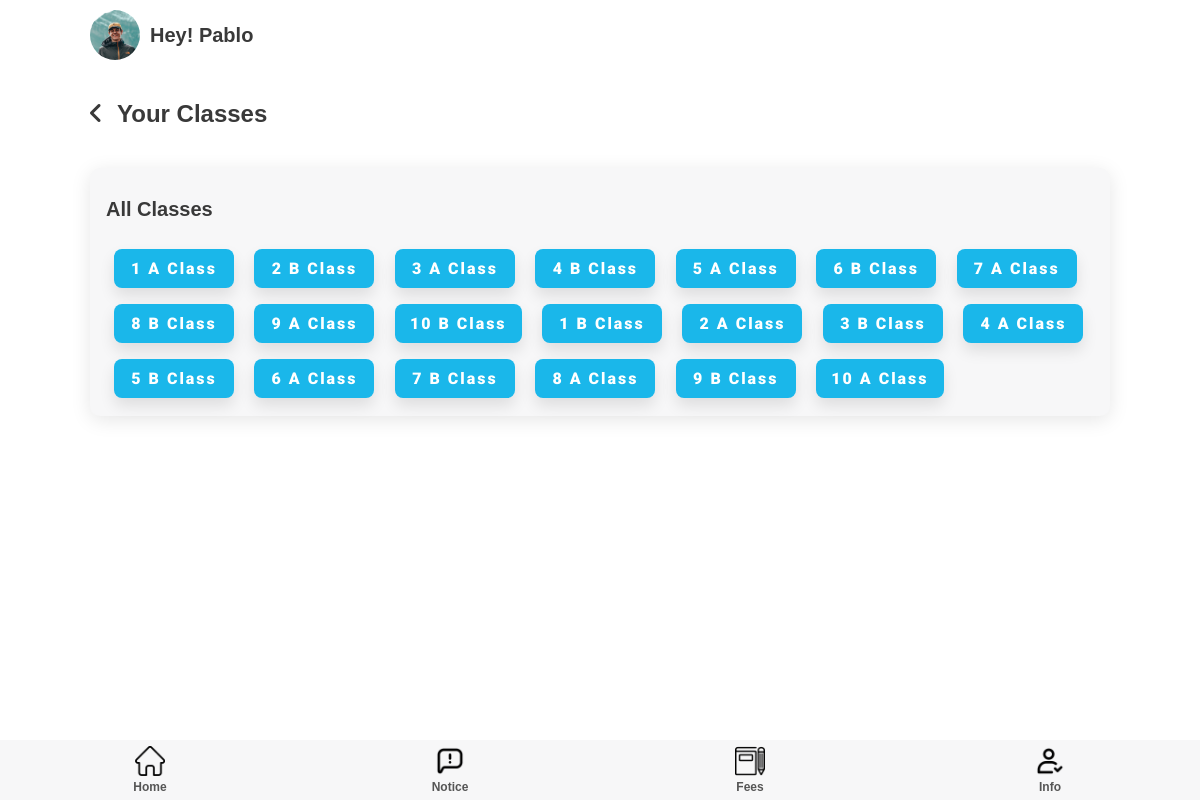
The app's page /superadmin/classes/ (signed in) with its own data.
### teacher/models.py (models this page shows)
class classSection(models.Model):
    Class = models.IntegerField()
    section = models.CharField(max_length=50)
    teacher = models.OneToOneField(teacher, on_delete=models.PROTECT)

### superadmin/views.py (the view)
# urls.py: path('classes/', views.classes, name='classes'),
def classes(request):
    admin_obj = SuperAdmin.objects.get(user = request.user)
    school_obj = admin_obj.school
    teacher_qs = teacher.objects.filter(school = school_obj)
    class_qs = classSection.objects.filter(teacher__in = teacher_qs)
    print(class_qs)
    return render(request, 'classes.html', {'classes': class_qs})

### templates/superadmin/classes.html (shortened to what this page needs)
{% extends 'adminhome.html' %}
{% load static %}
{% block extra-head %}
<link rel="stylesheet" href="{% static '/css/style.css' %}" />
<link rel="stylesheet" href="{% static '/css/YourClasses.css' %}" />
{% endblock extra-head %}
{% block content %}
<section id="main">
  <div class="class-heading">
    <span><i class="fas fa-angle-left"></i></span>
    <h1>Your Classes</h1>
  </div>
  <section class="All-classes">
    <div class="component-back">
      <div class="all-class-heading"><h2>All classes</h2></div>
      <div class="all-class-buttons">
        {% for class in classes %}
        <a href="#"
          ><button class="btn btn-md class-btn">
            {{class.Class}} {{class.section}}
            Class
          </button></a
        >
        {% endfor %}
      </div>
    </div>
  </section>
</section>
{% endblock content %}

### templates/superadmin/adminhome.html (shortened to what this page needs)
{% load static %}
<!DOCTYPE html>
<html lang="en">
{% block head %}
  <head>
    <link
      rel="stylesheet"
      href="https://cdnjs.cloudflare.com/ajax/libs/font-awesome/6.0.0-beta2/css/all.min.css"
    />
    <link rel="stylesheet" href="{% static 'css/style.css' %}" />
    {% block extra-head %}{% endblock extra-head %}
  </head>
{% endblock head %}
  <body>
    <section id="main">
    {% block nav %}
      <section id="nav">
        <nav class="top-navbar">
          <div class="topnav-profile">
            <div class="profile-picture">
              <img src="{% static 'img/profile.jpg' %}" />
            </div>
            <h2>Hey! <span id="topnav-username">{{ user.username }}</span></h2>
          </div>
        </nav>
      </section>
      {% endblock nav %}
      {% block content %}{% endblock content %}
      {% block bottom-nav %}
      <section id="bottom-nav">
        <nav class="bottom-navbar">
          <div class="nav-links">
            <div class="nav-button">
              <a href="{% url 'superadmin:adminhome' %}">
                <img src="{% static '/img/home.png' %}" />
                <h5 class="faded">Home</h5>
              </a>
            </div>
            <div class="nav-button">
              <a href="{% url 'notice:superAdminNotice' 'all' %}">
                <img src="{% static '/img/notice.png' %}" />
                <h5 class="faded">Notice</h5>
              </a>
            </div>
            <div class="nav-button">
              <a href="script:javascript.void(0)">
                <img src="{% static '/img/homework.png' %}" />
                <h5 class="faded">Fees</h5>
              </a>
            </div>
            <div class="nav-button">
              <a href="{% url 'superadmin:info' %}">
                <img src="{% static '/img/check.png' %}" />
                <h5 class="faded">Info</h5>
              </a>
            </div>
          </div>
        </nav>
      </section>
      {% endblock bottom-nav %}
    </section>
  </body>
</html>

### static/css/style.css (style rules this page uses)
:root { --dark-green: #1ab7ea; --light-green: #9cdabd; --dark-red: #fb3f4a; --light-red: #fb878e; --light-red: #2196f3; --light-grey: #f7f7f8; --dark-grey: #e7e7e8; --dark: #393939; --faded: #555555; --center-width: 85%; }
* { box-sizing: border-box; margin: 0; padding: 0; }
body { font-family: "Arial", sans-serif; -webkit-font-smoothing: antialiased; }
a { text-decoration: none; }
* { margin: 0; padding: 0; }
#main { margin: auto; margin-bottom: 60px; width: 100%; background-color: #fff; }
#nav { margin-bottom: 30px; }
.top-navbar { margin: auto; display: flex; justify-content: space-between; align-items: center; align-content: center; width: var(--center-width); }
.topnav-profile { display: flex; align-items: center; padding: 10px 0; }
.topnav-profile > h2 { margin: 0 10px; }
.profile-picture { height: 50px; width: 50px; }
.profile-picture img { height: 100%; width: 100%; border-radius: 50px; object-fit: cover; }
.menu-list, .component-back { background-color: var(--light-grey); border-radius: 10px; display: flex; justify-content: space-between; align-items: center; margin: 1em 0; padding: 10px 16px; transition: all 0.5s ease 0s; box-shadow: 0px 4px 20px rgba(0, 0, 0, 0.1); }
.bottom-navbar { margin: auto; position: fixed; bottom: 0; background-color: var(--light-grey); height: 60px; width: 100%; }
.nav-links { margin: auto; width: var(--center-width); display: flex; justify-content: space-between; width: 100%; }
.nav-button { height: 60px; width: 25%; display: flex; flex-direction: column; justify-content: space-around; align-items: center; transition: all 0.3s ease-in-out 0.1s; }
.nav-button > a { width: 100%; text-align: center; }
.nav-button img { height: 30px; }
.btn { display: inline-block; background: var(--dark-green); color: #fff; padding: 10px 15px; min-width: 120px; font-size: 1rem; text-align: center; border: none; cursor: pointer; outline: none; box-shadow: 0px 8px 15px rgba(0, 0, 0, 0.1); transition: all 0.3s ease 0s; border-radius: 8px; letter-spacing: 2px; font-family: "Roboto", sans-serif; font-weight: 900; }
.btn-md { font-size: 1rem; }
h1 { color: var(--dark); text-transform: capitalize; font-size: 24px; font-weight: 600; }
h2 { color: var(--dark); text-transform: capitalize; font-size: 20px; font-weight: 600; }
h5 { color: var(--dark); font-size: 12px; font-weight: 600; }
.faded { color: var(--faded); }

### static/css/YourClasses.css (style rules this page uses)
.class-heading { width: 85%; margin: 0 auto 40px; display: flex; align-items: center; }
.class-heading h1 { margin-left: 15px; }
.class-heading span { font-size: 24px; color: #393939; }
.class-teacher, .All-classes { width: 85%; margin: 10px auto; }
.All-classes .component-back { display: block; }
.all-class-heading { margin: 20px 0; }
.all-class-buttons { align-items: center; }
.class-btn { margin: 0.5em; background: var(#393939); }

### records on screen
classSection: Class "1", section "A"
classSection: Class "2", section "B"
classSection: Class "3", section "A"
classSection: Class "4", section "B"
classSection: Class "5", section "A"
classSection: Class "6", section "B"
classSection: Class "7", section "A"
classSection: Class "8", section "B"
classSection: Class "9", section "A"
classSection: Class "10", section "B"
classSection: Class "1", section "B"
classSection: Class "2", section "A"
classSection: Class "3", section "B"
classSection: Class "4", section "A"
classSection: Class "5", section "B"
classSection: Class "6", section "A"
classSection: Class "7", section "B"
classSection: Class "8", section "A"
classSection: Class "9", section "B"
classSection: Class "10", section "A"

### other values on screen
{{ user.username }} "Pablo"
